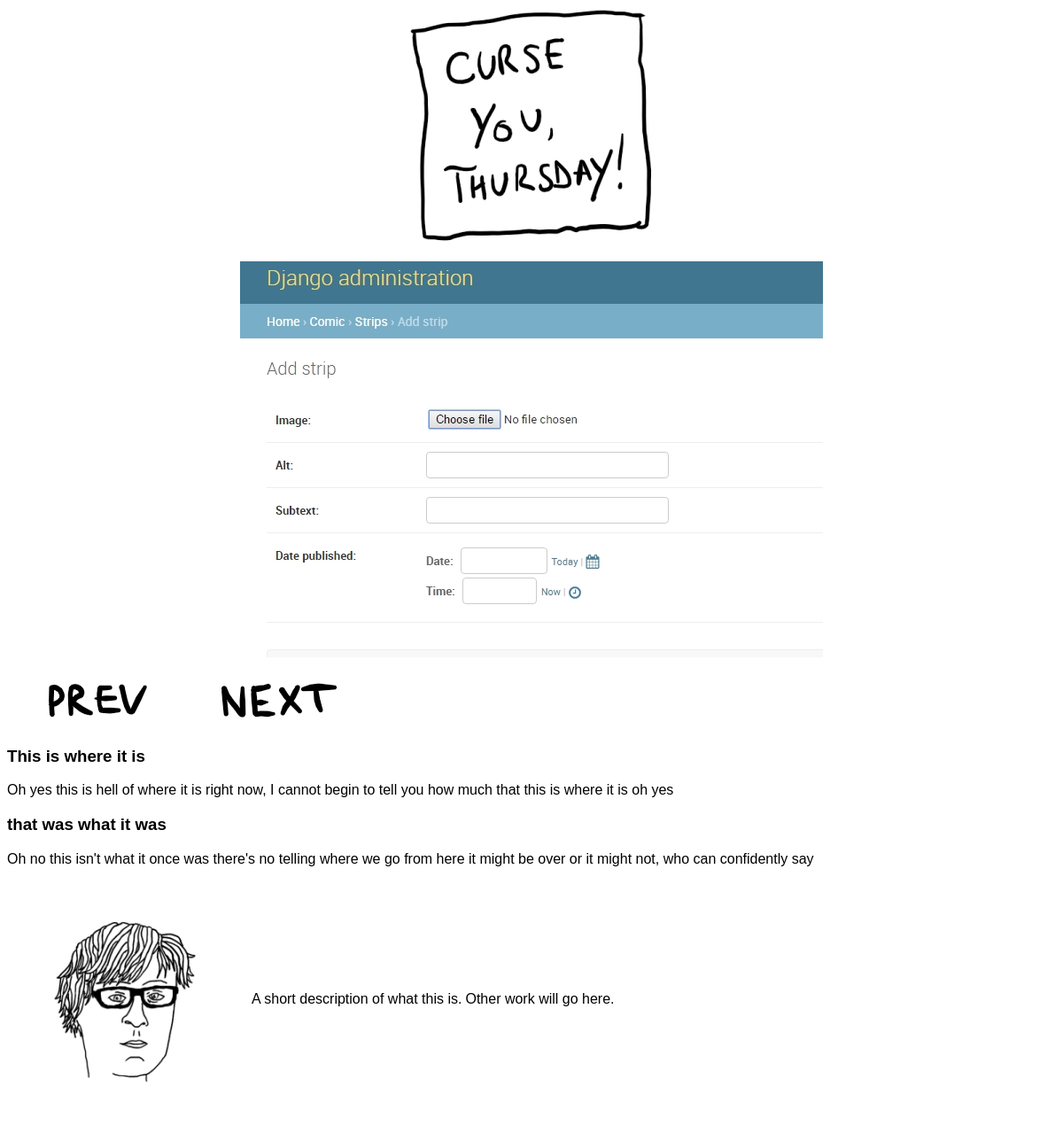
The app's page /, older data.
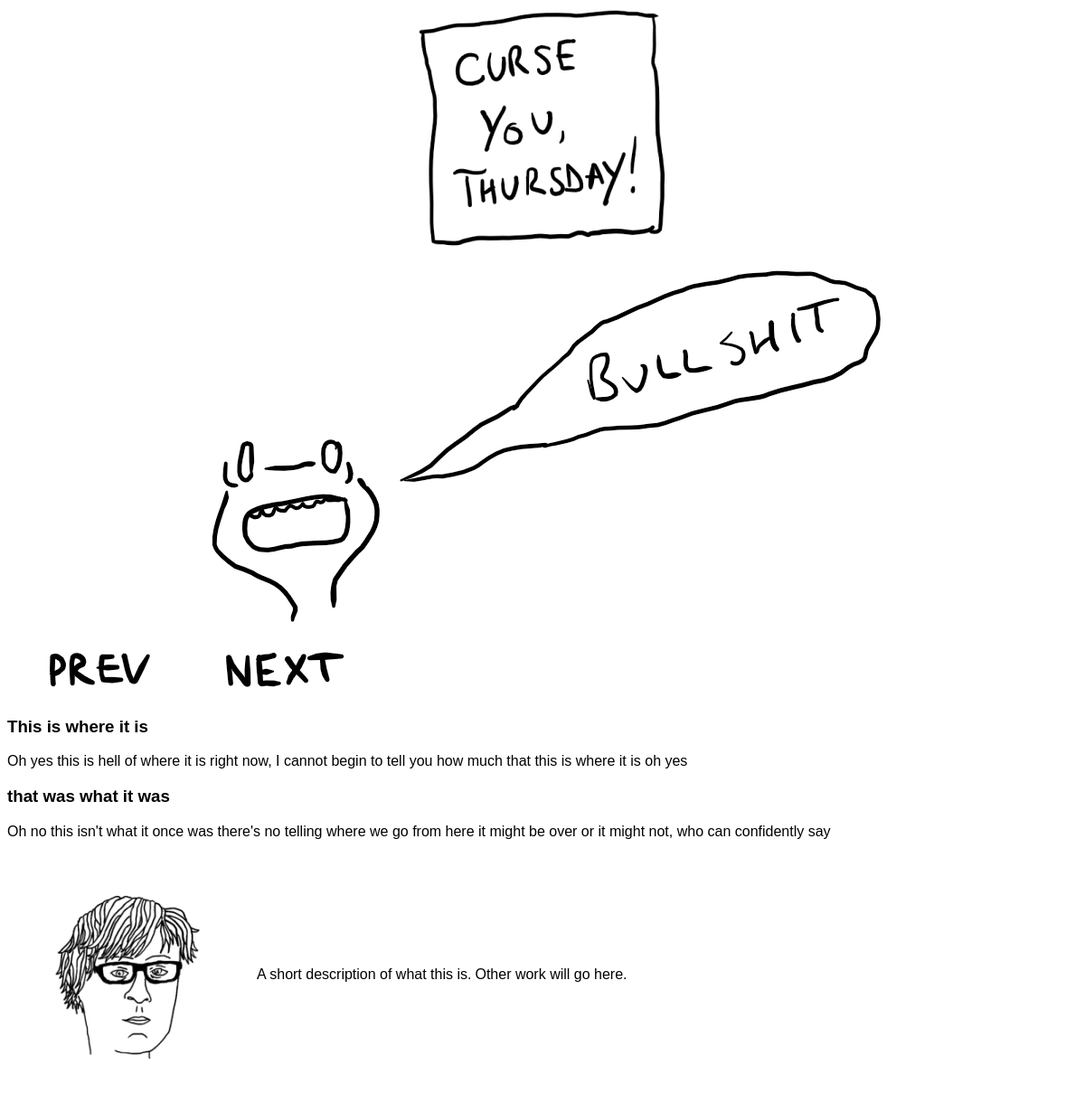
The same page, newer data.
### comic/models.py (models this page shows)
class Strip(models.Model):
    image = models.ImageField(upload_to='comics/', null=True, blank=True)
    alt = models.CharField(max_length=500)
    subtext = models.CharField(max_length=100000)
    pub_date = models.DateField(auto_now_add=True)

class Post(models.Model):
    title = models.CharField(max_length=200, default="")
    text = models.CharField(max_length=100000, default="")
    pub_date = models.DateField(auto_now_add=True)

### comic/views.py (the view)
# urls.py: url(r'^$', views.index, name='index'),
def index(request):
    all_strips = Strip.objects.all().order_by('-id')
    paginator = Paginator(all_strips, 1)
    page = request.GET.get('page')
    try:
        current_strip = paginator.page(page)
    except PageNotAnInteger:
        current_strip = paginator.page(1)
    except EmptyPage:
        current_strip = paginator.page(paginator.num_pages)
    recent_posts = Post.objects.order_by('pub_date')[:5]
    context_dict = {'current_strip': current_strip,
                    'recent_posts': recent_posts}
    return render(request, 'comic/index.html', context_dict)

### templates/comic/index.html (shortened to what this page needs)
{% load static %}
<!DOCTYPE html>
<html>
<head>
  <link href={% static "css/cyt.css" %} type="text/css" rel="stylesheet" />
</head>
<body>
    <img class="logo" src={% static "images/logo.jpg" %} title="Curse You Thursday"/>
    <br>
    {% if current_strip %}
      {% for strip in current_strip %}
        <img class="strip" src="{{strip.image.url}}" alt="{{strip.alt}}" title="{{strip.alt}}" /> {% endfor %}
        <br>
        {% if current_strip.has_next %}
          <a href="?page={{ current_strip.next_page_number }}"><img src={% static "images/prev.jpg" %} title="previous"/></a>
        {% else %}
          <img src={% static "images/prev.jpg" %} title="previous"/>
        {% endif %}
        {% if current_strip.has_previous %}
          <a href="?page={{ current_strip.previous_page_number }}"><img src={% static "images/next.jpg" %} title="next"/></a>
        {% else %}
          <img src={% static "images/next.jpg" %} title="next"/>
        {% endif %}
    {% endif %}
    {% if recent_posts %}
      {% for p in recent_posts %}
        <h3>{{p.title}}</h3>
        <p>{{p.text}}</p>
      {% endfor %}
    {% endif %}
    <table>
        <tr>
            <td><img src={% static "images/itisme.jpg" %} /></td>
            <td>
                <p>A short description of what this is.</p>
            </td>
            <td>
                <p>Other work will go here.</p>
            </td>
        </tr>
    </table>
</body>
</html>

Row changes from the older to the newer data that the page shows:
no longer on this page (row unchanged): Strip: image (picture)
added Strip: image (picture)
